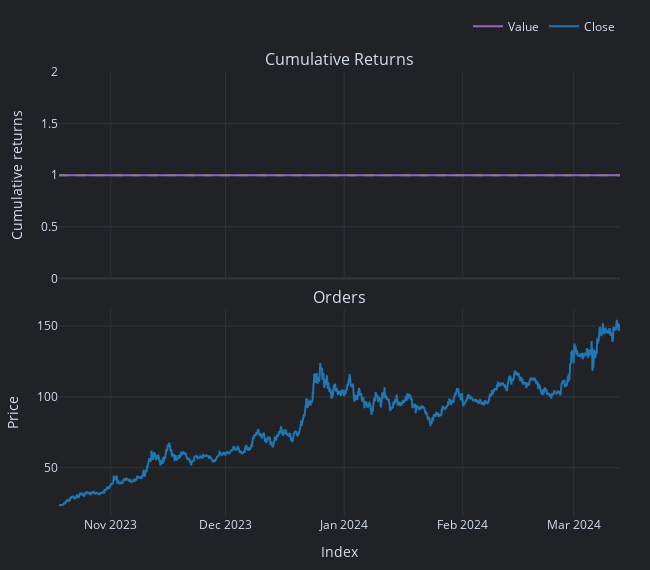

The notebook cell saved with this chart:
### Code cell
def backtest(close, signal):
    entries = signal == 2
    exits = signal == 0
    pf = vbt.Portfolio.from_signals(
        close=close, 
        long_entries=entries, 
        long_exits=exits,
        size=100,
        size_type='value',
        # accumulate=True,
        init_cash='auto'
    )
    pf.plot({"orders", "cum_returns"}, settings=dict(bm_returns=False)).show()
    print(pf.stats())
df_split = df_tts.data['symbol'].iloc[-len(X_test):]
df_split['TARGET'] = test_yhat
backtest(df_split.Close, df_split.TARGET)

### Figure 1 — Plotly figure (JSON) as saved in the notebook; plotly's stock layout.template omitted (floating-point values rounded to 4 significant figures; data arrays with more than 128 entries replaced by an {"elided": "..."} marker saying what was removed)
{"data": [{"legendgroup": "0", "line": {"color": "#9467bd"}, "mode": "lines", "name": "Value", "showlegend": true, "type": "scatter", "uid": "09ce1350-fa2b-4f0b-8e81-c81c5f99a566", "x": {"elided": "3520 str values"}, "xaxis": "x", "y": {"elided": "3520 int values"}, "yaxis": "y"}, {"hoverinfo": "skip", "line": {"color": "rgba(0, 0, 0, 0)", "width": 0}, "mode": "lines", "opacity": 0, "showlegend": false, "type": "scatter", "uid": "68e224ca-7ec3-4ae2-9763-ee195b8de184", "x": {"elided": "3520 str values"}, "xaxis": "x", "y": {"elided": "3520 int values"}, "yaxis": "y"}, {"legendgroup": "1", "line": {"color": "#1f77b4"}, "mode": "lines", "name": "Close", "showlegend": true, "type": "scatter", "uid": "4abb94fb-b889-40a5-9f78-851cfc612d03", "x": {"elided": "3520 str values"}, "xaxis": "x2", "y": {"elided": "3520 float values"}, "yaxis": "y2"}], "layout": {"annotations": [{"font": {"size": 16}, "showarrow": false, "text": "Cumulative Returns", "x": 0.5, "xanchor": "center", "xref": "paper", "y": 1, "yanchor": "bottom", "yref": "paper"}, {"font": {"size": 16}, "showarrow": false, "text": "Orders", "x": 0.5, "xanchor": "center", "xref": "paper", "y": 0.4649, "yanchor": "bottom", "yref": "paper"}], "height": 570, "legend": {"orientation": "h", "traceorder": "normal", "x": 1, "xanchor": "right", "y": 1.07, "yanchor": "bottom"}, "margin": {"b": 30, "l": 30, "r": 30, "t": 30}, "shapes": [{"line": {"color": "gray", "dash": "dash"}, "type": "line", "x0": 0, "x1": 1, "xref": "paper", "y0": 1, "y1": 1, "yref": "y"}], "showlegend": true, "width": 650, "xaxis": {"anchor": "y", "domain": [0, 1], "matches": "x2", "showticklabels": false}, "xaxis2": {"anchor": "y2", "domain": [0, 1], "title": {"text": "Index"}}, "yaxis": {"anchor": "x", "domain": [0.5351, 1], "title": {"text": "Cumulative returns"}}, "yaxis2": {"anchor": "x2", "domain": [0, 0.4649], "title": {"text": "Price"}}}}
